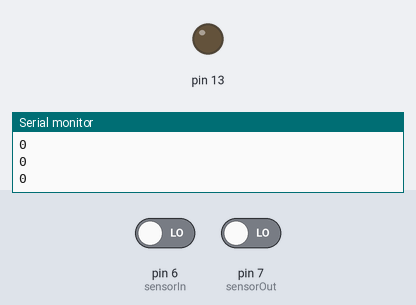
A sketch run on a simulated Arduino Uno, built with avr-gcc and run on an emulated ATmega328P. Parts: output pins drawn as LEDs (lit = HIGH), the last lines printed to the serial monitor. The inputs (shaded band) are chosen by the test bench; at power-on: pin 6 (sensorIn) LOW, pin 7 (sensorOut) LOW.

Above: at 1.2 s.
1.3 s: pin 6 (sensorIn) driven HIGH
At 2.8 s:
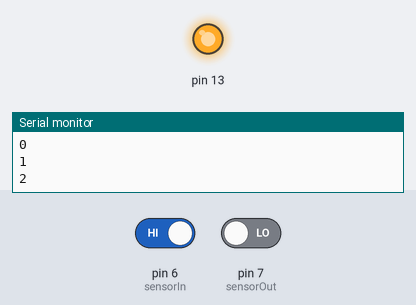
Timing chart, 0 to 4.3 s (numbered marks = the images above; inputs shaded):
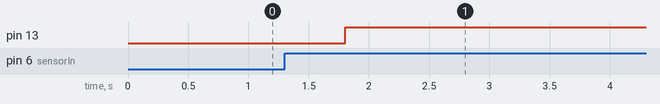

Measured:
- after the input at 1.3 s, pin 13: LOW → HIGH after 0.50 s

The sketch:

sensor_IR_counter.ino
```cpp
#define sensorIn 6
#define sensorOut 7

int count = 0;

void setup() {
  // put your setup code here, to run once:
Serial.begin(9600);
pinMode(sensorIn,INPUT);
pinMode(sensorOut,INPUT);
pinMode(13,OUTPUT);
}
void IN(){
  count++;
  delay(500);
}

void OUT(){
  count--;
  delay(500);
}
void loop() {
  // put your main code here, to run repeatedly:
  if (digitalRead(sensorIn))
  IN();
  if (digitalRead(sensorOut))
  OUT();

  Serial.println(count);

  if(count<=0){
    digitalWrite(13,LOW);
  }

else{
  digitalWrite(13,HIGH);
}
}
```
